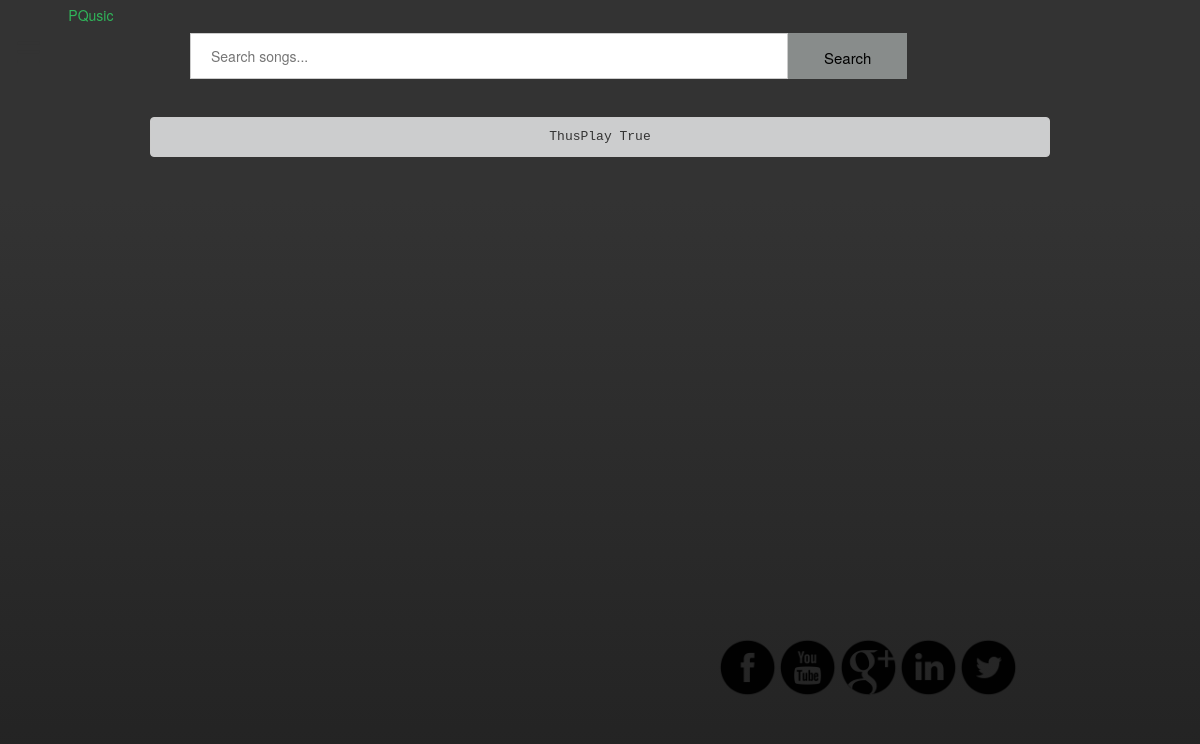
Page /playlist/ThusPlay/ (signed in) on the earlier database version.
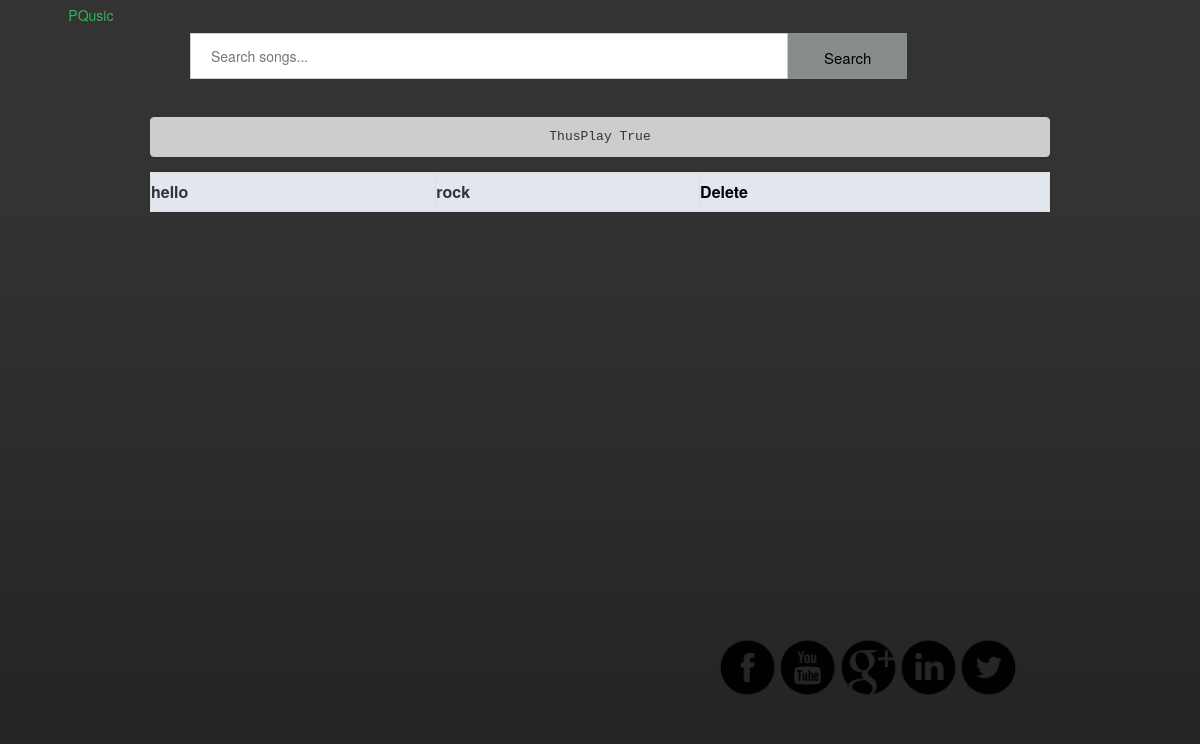
Same page on the later database version.
### MusicApp/models.py (models this page shows)
class Playlist(models.Model):
	user = models.ForeignKey(User)
	playlist_name = models.CharField(max_length=100, unique=True, null=False)
	songs = models.ManyToManyField(PlaylistSongs, null=True, blank=True)
	privacy_choices = (
		(True, 'public'),
		(False, 'private')
	)
	privacy = models.BooleanField(blank=False, choices=privacy_choices)

class PlaylistSongs(models.Model):
	song_id = models.CharField(max_length=20, unique=True)
	song_name = models.TextField()
	mood = models.TextField(blank=True, null=True)

### MusicApp/views.py (the view)
# urls.py: url(r'^playlist/(?P<playlist_name>[a-zA-Z0-9]+)$', views.view_playlist_songs, name="playlist_songs"),
def view_playlist_songs(request, playlist_name):
	if request.method == "GET":
		playlist_name = str(playlist_name)
		user = request.user
		try:
			playlist = Playlist.objects.get(user=user, playlist_name=playlist_name)
		except ObjectDoesNotExist:
			playlist = None
		if playlist is not None:
			songs = playlist.songs.all()
		for song in songs:
			print(song.song_name)
		context = {
			'name':playlist_name,
			'songs':songs,
			'privacy':playlist.privacy
		}
		return render(request, "MusicApp/song_list.html", context)

### MusicApp/templates/MusicApp/song_list.html (shortened to what this page needs)
{% load static %}
<html>
    <head>
     <link href="{% static "MusicApp/css/style.css" %}" rel="stylesheet" type="text/css" rel="stylesheet" type="text/css">
     <link href="{% static "MusicApp/css/bootstrap.min.css" %}" rel="stylesheet" type="text/css" rel="stylesheet" type="text/css">
    </head>
    <body class="wraper">
            <div class="row Mheader">
                <div class="col-md-2">
                <div class="row logo">
                    <div class="col-md-4"><span style="font-size:30px;cursor:pointer" onclick="openNav()">&#9776;
                        </span></div>
                    <div class="col-md-8"><p>PQusic</p></div>
                </div>
                </div>
                <div class="col-md-7">
                    <div class="row Mheader1">
                        <div class="col-md-10"><input type="text" name="search"
                                                                     placeholder="Search songs..."></div>
                        <div class="col-md-2"><button type="button">Search</button></div>
                    </div>
                </div>
                <div class="col-md-3">
                    <div class="row Mheader2">
                        <div class="col-md-5 col-md-offset-1"></div>
                        <div class="col-md-6"></div>
                    </div>
                </div>
            </div>
        <div class="song_level">
    {% if name %}
        <pre>{{ name }} {{ privacy }}</pre></div>
        <div class="playlist_song">
        <table class="table table-bordered hover-table">
        {% for song in songs %}
            <tr class="T_tr">
                <th class="td2">{{ song.song_name }}</th>
                <th class="td3">{{ song.mood }}</th>
                <th class="td4"><a href="{% url "musicapp:delete-songs" name song.song_id%}">Delete</a></th>
            </tr>
        {% endfor %}
        </table>
        </div>
    {% endif %}
        <div class="row footer">
            <div class="col-md-7"></div>
            <div class="col-md-5"><img src="css/images/f.png"  width="60px" height="60px"><img src="css/images/y.png"  width="60px" height="60px"><img src="css/images/g.png"  width="60px" height="60px"><img src="css/images/in.png"  width="60px" height="60px"><img src="css/images/t.png"  width="60px" height="60px"></div>
        </div>
    </body>
</html>

### MusicApp/static/MusicApp/css/style.css (style rules this page uses)
body { height: 100%; width: 100%; }
.wraper { background: linear-gradient(to bottom, rgba(51,51,51,1) 25%,rgba(34,34,34,1) 100%); height: auto; max-height: inherit; }
.row.footer { height: 80px; margin-top: 15px; width: auto; }
input[type=text], input[type=password] { padding: 12px 20px; margin: 8px 0; display: list-item; border: 1px solid #ccc; box-sizing: border-box; width: 100%; }
button { background-color: rgba(137, 141, 140, 0.99); color: black; padding: 15px 20px; margin: 8px 0; border: none; cursor: pointer; width: 100%; font-size: 15px !important; display: list-item; }
.row.Hheader,.row.Mheader,.row.Mmiddle,.row.Lheader { padding-top: 5px; }
.row.logo { padding-top: 0px !important; }
.row.logo .col-md-4 { text-align: center; padding-top: 25px; padding-left: 30px; }
.row.Hheader .col-md-5,.col-md-8 { padding-left: 100px; color: #30b55a; font-family: "Helvetica Neue",Helvetica,Arial,sans-serif !important; }
.row.Mheader2 .col-md-5.col-md-offset-1 { font-size: 20px !important; padding-top: 20px; text-align: center; font-family: "Helvetica Neue",Helvetica,Arial,sans-serif; !important; }
.row.Mheader2 .col-md-6 { padding-left: 5px; font-size: 20px !important; padding-top: 20px; text-align: center; font-family: "Helvetica Neue",Helvetica,Arial,sans-serif; !important; }
.row.Mheader1 .col-md-2 { padding-left: 0px !important; padding-right: 0px !important; margin-top: 8px !important; }
.row.Mheader1 .col-md-10 { padding-right: 0px !important; padding-left: 0px !important; }
.Mheader1 { margin-top: 20px; }
.row.Mheader1 .col-md-2 button { padding: 14px 20px 11px 20px !important; }
.row.Mheader1 .col-md-2 { color: black !important; }
table { width: 100% !important; }
.song_level { margin-top: 30px; }
.song_level pre { width: 75%; text-align: center; margin: 5px auto; background-color: #cccdce; }
.playlist_song { min-height: 450px; width: 100%; margin-top: 15px; }
.playlist_song .table { width: 75% !important; margin: 5px auto; border: 1px solid #ccc; }
.playlist_song a { color: black !important; }
.table tr th { background-color: #e1e6ef; }
table { background-color: white !important; }
p { margin: 0 0 0px !important; }
.user_list table td,th { padding-left: 20px !important; }
.panel-body table td,th { padding-left: 0px !important; }

Differences in the rows shown:
added PlaylistSongs: song_name "hello", mood "rock"
